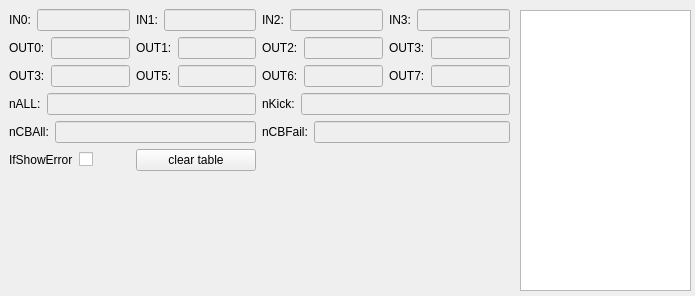
<?xml version="1.0" encoding="UTF-8"?>
<ui version="4.0">
 <class>IOCard</class>
 <widget class="QWidget" name="IOCard">
  <property name="geometry">
   <rect>
    <x>0</x>
    <y>0</y>
    <width>695</width>
    <height>296</height>
   </rect>
  </property>
  <property name="windowTitle">
   <string>Form</string>
  </property>
  <widget class="QWidget" name="layoutWidget">
   <property name="geometry">
    <rect>
     <x>9</x>
     <y>9</y>
     <width>501</width>
     <height>165</height>
    </rect>
   </property>
   <layout class="QGridLayout" name="gridLayout">
    <item row="0" column="0">
     <layout class="QHBoxLayout" name="horizontalLayout">
      <item>
       <widget class="QLabel" name="label">
        <property name="text">
         <string>IN0:</string>
        </property>
       </widget>
      </item>
      <item>
       <widget class="QLineEdit" name="lineEdit">
        <property name="enabled">
         <bool>false</bool>
        </property>
        <property name="alignment">
         <set>Qt::AlignCenter</set>
        </property>
       </widget>
      </item>
     </layout>
    </item>
    <item row="0" column="1">
     <layout class="QHBoxLayout" name="horizontalLayout_2">
      <item>
       <widget class="QLabel" name="label_2">
        <property name="text">
         <string>IN1:</string>
        </property>
       </widget>
      </item>
      <item>
       <widget class="QLineEdit" name="lineEdit_2">
        <property name="enabled">
         <bool>false</bool>
        </property>
        <property name="alignment">
         <set>Qt::AlignCenter</set>
        </property>
       </widget>
      </item>
     </layout>
    </item>
    <item row="0" column="2">
     <layout class="QHBoxLayout" name="horizontalLayout_3">
      <item>
       <widget class="QLabel" name="label_3">
        <property name="text">
         <string>IN2:</string>
        </property>
       </widget>
      </item>
      <item>
       <widget class="QLineEdit" name="lineEdit_3">
        <property name="enabled">
         <bool>false</bool>
        </property>
        <property name="alignment">
         <set>Qt::AlignCenter</set>
        </property>
       </widget>
      </item>
     </layout>
    </item>
    <item row="0" column="3">
     <layout class="QHBoxLayout" name="horizontalLayout_4">
      <item>
       <widget class="QLabel" name="label_4">
        <property name="text">
         <string>IN3:</string>
        </property>
       </widget>
      </item>
      <item>
       <widget class="QLineEdit" name="lineEdit_4">
        <property name="enabled">
         <bool>false</bool>
        </property>
        <property name="alignment">
         <set>Qt::AlignCenter</set>
        </property>
       </widget>
      </item>
     </layout>
    </item>
    <item row="1" column="0">
     <layout class="QHBoxLayout" name="horizontalLayout_5">
      <item>
       <widget class="QLabel" name="label_5">
        <property name="text">
         <string>OUT0:</string>
        </property>
       </widget>
      </item>
      <item>
       <widget class="QLineEdit" name="lineEdit_5">
        <property name="enabled">
         <bool>false</bool>
        </property>
        <property name="alignment">
         <set>Qt::AlignCenter</set>
        </property>
       </widget>
      </item>
     </layout>
    </item>
    <item row="1" column="1">
     <layout class="QHBoxLayout" name="horizontalLayout_6">
      <item>
       <widget class="QLabel" name="label_6">
        <property name="text">
         <string>OUT1:</string>
        </property>
       </widget>
      </item>
      <item>
       <widget class="QLineEdit" name="lineEdit_6">
        <property name="enabled">
         <bool>false</bool>
        </property>
        <property name="alignment">
         <set>Qt::AlignCenter</set>
        </property>
       </widget>
      </item>
     </layout>
    </item>
    <item row="1" column="2">
     <layout class="QHBoxLayout" name="horizontalLayout_7">
      <item>
       <widget class="QLabel" name="label_7">
        <property name="text">
         <string>OUT2:</string>
        </property>
       </widget>
      </item>
      <item>
       <widget class="QLineEdit" name="lineEdit_7">
        <property name="enabled">
         <bool>false</bool>
        </property>
        <property name="alignment">
         <set>Qt::AlignCenter</set>
        </property>
       </widget>
      </item>
     </layout>
    </item>
    <item row="1" column="3">
     <layout class="QHBoxLayout" name="horizontalLayout_8">
      <item>
       <widget class="QLabel" name="label_8">
        <property name="text">
         <string>OUT3:</string>
        </property>
       </widget>
      </item>
      <item>
       <widget class="QLineEdit" name="lineEdit_8">
        <property name="enabled">
         <bool>false</bool>
        </property>
        <property name="alignment">
         <set>Qt::AlignCenter</set>
        </property>
       </widget>
      </item>
     </layout>
    </item>
    <item row="2" column="0">
     <layout class="QHBoxLayout" name="horizontalLayout_9">
      <item>
       <widget class="QLabel" name="label_9">
        <property name="text">
         <string>OUT3:</string>
        </property>
       </widget>
      </item>
      <item>
       <widget class="QLineEdit" name="lineEdit_9">
        <property name="enabled">
         <bool>false</bool>
        </property>
        <property name="alignment">
         <set>Qt::AlignCenter</set>
        </property>
       </widget>
      </item>
     </layout>
    </item>
    <item row="2" column="1">
     <layout class="QHBoxLayout" name="horizontalLayout_10">
      <item>
       <widget class="QLabel" name="label_10">
        <property name="text">
         <string>OUT5:</string>
        </property>
       </widget>
      </item>
      <item>
       <widget class="QLineEdit" name="lineEdit_10">
        <property name="enabled">
         <bool>false</bool>
        </property>
        <property name="alignment">
         <set>Qt::AlignCenter</set>
        </property>
       </widget>
      </item>
     </layout>
    </item>
    <item row="2" column="2">
     <layout class="QHBoxLayout" name="horizontalLayout_11">
      <item>
       <widget class="QLabel" name="label_11">
        <property name="text">
         <string>OUT6:</string>
        </property>
       </widget>
      </item>
      <item>
       <widget class="QLineEdit" name="lineEdit_11">
        <property name="enabled">
         <bool>false</bool>
        </property>
        <property name="alignment">
         <set>Qt::AlignCenter</set>
        </property>
       </widget>
      </item>
     </layout>
    </item>
    <item row="2" column="3">
     <layout class="QHBoxLayout" name="horizontalLayout_12">
      <item>
       <widget class="QLabel" name="label_12">
        <property name="text">
         <string>OUT7:</string>
        </property>
       </widget>
      </item>
      <item>
       <widget class="QLineEdit" name="lineEdit_12">
        <property name="enabled">
         <bool>false</bool>
        </property>
        <property name="alignment">
         <set>Qt::AlignCenter</set>
        </property>
       </widget>
      </item>
     </layout>
    </item>
    <item row="5" column="2" colspan="2">
     <layout class="QHBoxLayout" name="horizontalLayout_16">
      <item>
       <widget class="QLabel" name="label_16">
        <property name="text">
         <string>nCBFail:</string>
        </property>
       </widget>
      </item>
      <item>
       <widget class="QLineEdit" name="lineEdit_16">
        <property name="enabled">
         <bool>false</bool>
        </property>
        <property name="alignment">
         <set>Qt::AlignCenter</set>
        </property>
       </widget>
      </item>
     </layout>
    </item>
    <item row="5" column="0" colspan="2">
     <layout class="QHBoxLayout" name="horizontalLayout_15">
      <item>
       <widget class="QLabel" name="label_15">
        <property name="text">
         <string>nCBAll:</string>
        </property>
       </widget>
      </item>
      <item>
       <widget class="QLineEdit" name="lineEdit_15">
        <property name="enabled">
         <bool>false</bool>
        </property>
        <property name="alignment">
         <set>Qt::AlignCenter</set>
        </property>
       </widget>
      </item>
     </layout>
    </item>
    <item row="3" column="2" colspan="2">
     <layout class="QHBoxLayout" name="horizontalLayout_14">
      <item>
       <widget class="QLabel" name="label_14">
        <property name="text">
         <string>nKick:</string>
        </property>
       </widget>
      </item>
      <item>
       <widget class="QLineEdit" name="lineEdit_14">
        <property name="enabled">
         <bool>false</bool>
        </property>
        <property name="alignment">
         <set>Qt::AlignCenter</set>
        </property>
       </widget>
      </item>
     </layout>
    </item>
    <item row="3" column="0" colspan="2">
     <layout class="QHBoxLayout" name="horizontalLayout_13">
      <item>
       <widget class="QLabel" name="label_13">
        <property name="text">
         <string>nALL:</string>
        </property>
       </widget>
      </item>
      <item>
       <widget class="QLineEdit" name="lineEdit_13">
        <property name="enabled">
         <bool>false</bool>
        </property>
        <property name="alignment">
         <set>Qt::AlignCenter</set>
        </property>
       </widget>
      </item>
     </layout>
    </item>
    <item row="6" column="0">
     <layout class="QHBoxLayout" name="horizontalLayout_18">
      <item>
       <widget class="QLabel" name="label_17">
        <property name="text">
         <string>IfShowError</string>
        </property>
       </widget>
      </item>
      <item>
       <widget class="QCheckBox" name="checkBox">
        <property name="text">
         <string/>
        </property>
       </widget>
      </item>
     </layout>
    </item>
    <item row="6" column="1">
     <widget class="QPushButton" name="pushButton">
      <property name="text">
       <string>clear table</string>
      </property>
     </widget>
    </item>
   </layout>
  </widget>
  <widget class="QWidget" name="layoutWidget">
   <property name="geometry">
    <rect>
     <x>10</x>
     <y>170</y>
     <width>501</width>
     <height>121</height>
    </rect>
   </property>
   <layout class="QHBoxLayout" name="horizontalLayout_17" stretch="3,7">
    <item>
     <widget class="QLabel" name="label_Camera">
      <property name="font">
       <font>
        <family>Aharoni</family>
        <pointsize>72</pointsize>
        <weight>75</weight>
        <bold>true</bold>
       </font>
      </property>
      <property name="layoutDirection">
       <enum>Qt::LeftToRight</enum>
      </property>
      <property name="text">
       <string/>
      </property>
      <property name="alignment">
       <set>Qt::AlignCenter</set>
      </property>
     </widget>
    </item>
    <item>
     <widget class="QLabel" name="label_nFailType">
      <property name="palette">
       <palette>
        <active>
         <colorrole role="WindowText">
          <brush brushstyle="SolidPattern">
           <color alpha="255">
            <red>0</red>
            <green>0</green>
            <blue>0</blue>
           </color>
          </brush>
         </colorrole>
        </active>
        <inactive>
         <colorrole role="WindowText">
          <brush brushstyle="SolidPattern">
           <color alpha="255">
            <red>0</red>
            <green>0</green>
            <blue>0</blue>
           </color>
          </brush>
         </colorrole>
        </inactive>
        <disabled>
         <colorrole role="WindowText">
          <brush brushstyle="SolidPattern">
           <color alpha="255">
            <red>120</red>
            <green>120</green>
            <blue>120</blue>
           </color>
          </brush>
         </colorrole>
        </disabled>
       </palette>
      </property>
      <property name="font">
       <font>
        <family>Aharoni</family>
        <pointsize>48</pointsize>
        <weight>75</weight>
        <bold>true</bold>
       </font>
      </property>
      <property name="cursor">
       <cursorShape>ArrowCursor</cursorShape>
      </property>
      <property name="text">
       <string/>
      </property>
      <property name="alignment">
       <set>Qt::AlignCenter</set>
      </property>
     </widget>
    </item>
   </layout>
  </widget>
  <widget class="QTableView" name="tableView">
   <property name="geometry">
    <rect>
     <x>520</x>
     <y>10</y>
     <width>171</width>
     <height>281</height>
    </rect>
   </property>
  </widget>
 </widget>
 <resources/>
 <connections/>
</ui>
